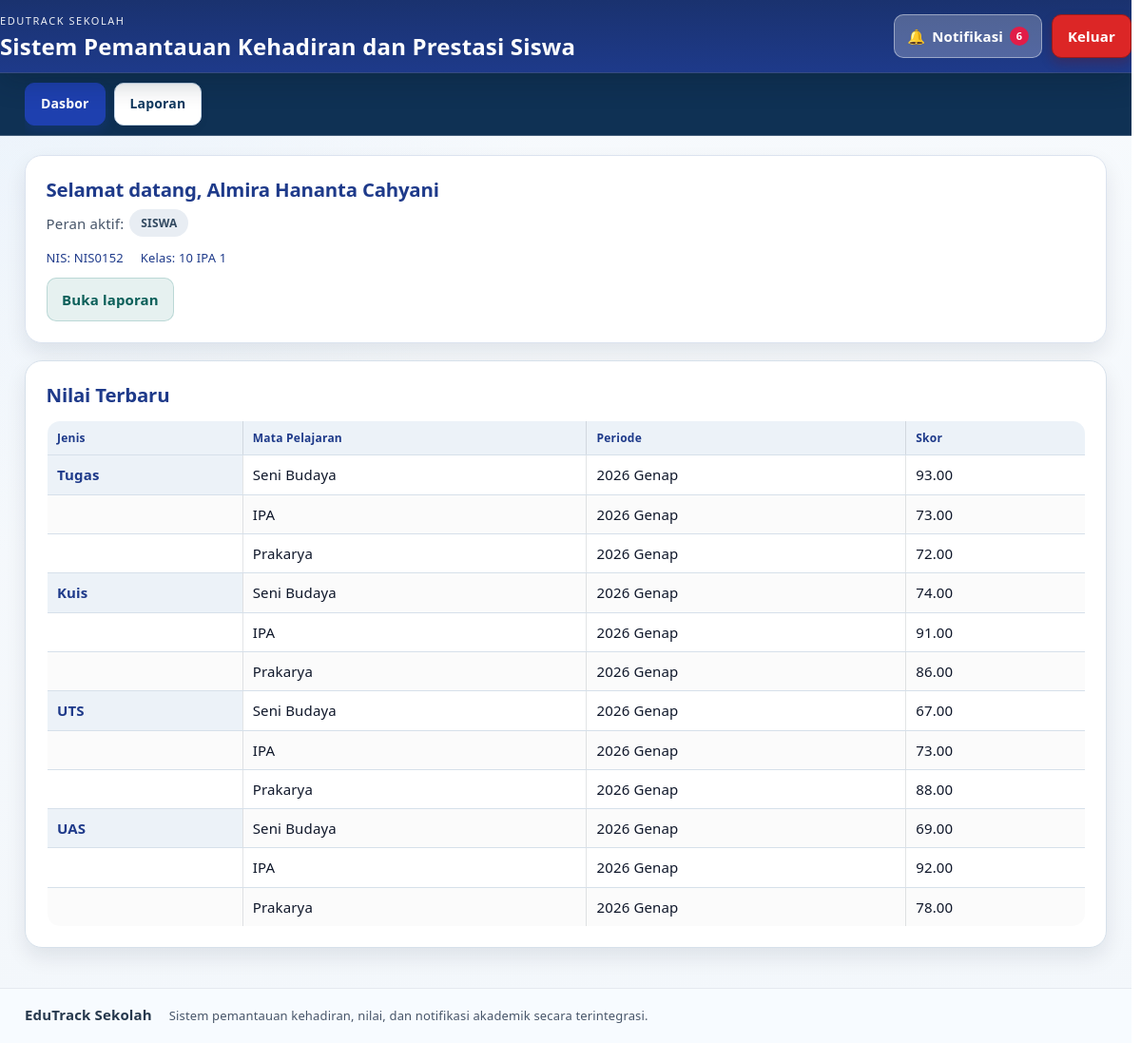
Page /public/dasbor.php (signed in) on the committed database.
### tables this page shows
CREATE TABLE tbl_siswa (
    id_siswa INT AUTO_INCREMENT PRIMARY KEY,
    id_user INT NOT NULL UNIQUE,
    id_kelas INT NULL,
    id_orangtua INT NULL,
    nama VARCHAR(100) NOT NULL UNIQUE,
    jenis_kelamin ENUM('L', 'P') NULL,
    nis VARCHAR(30) NOT NULL UNIQUE,
    FOREIGN KEY (id_user) REFERENCES tbl_users(id_user) ON DELETE CASCADE,
    FOREIGN KEY (id_kelas) REFERENCES tbl_kelas(id_kelas) ON DELETE SET NULL,
    FOREIGN KEY (id_orangtua) REFERENCES tbl_orangtua(id_orangtua) ON DELETE SET NULL
);

CREATE TABLE tbl_kelas (
    id_kelas INT AUTO_INCREMENT PRIMARY KEY,
    nama_kelas VARCHAR(30) NOT NULL,
    tingkat ENUM('7', '8', '9', '10', '11', '12') NOT NULL
);

CREATE TABLE tbl_nilai (
    id_nilai INT AUTO_INCREMENT PRIMARY KEY,
    id_siswa INT NOT NULL,
    id_mapel INT NOT NULL,
    id_guru INT NOT NULL,
    jenis_penilaian ENUM('tugas', 'kuis', 'uts', 'uas') NOT NULL,
    skor DECIMAL(5,2) NOT NULL,
    periode VARCHAR(30) NOT NULL,
    created_at TIMESTAMP DEFAULT CURRENT_TIMESTAMP,
    UNIQUE KEY uk_nilai_unique (id_siswa, id_mapel, jenis_penilaian, periode),
    FOREIGN KEY (id_siswa) REFERENCES tbl_siswa(id_siswa) ON DELETE CASCADE,
    FOREIGN KEY (id_mapel) REFERENCES tbl_mapel(id_mapel) ON DELETE CASCADE,
    FOREIGN KEY (id_guru) REFERENCES tbl_guru(id_guru) ON DELETE CASCADE
);

CREATE TABLE tbl_mapel (
    id_mapel INT AUTO_INCREMENT PRIMARY KEY,
    nama_mapel VARCHAR(100) NOT NULL
);

### app/config/otentikasi.php (called while the page is built, shortened)
<?php
function url(string $path = ''): string
{
    $base = rtrim(BASE_URL, '/');
    $cleanPath = ltrim($path, '/');
    return $cleanPath === '' ? $base . '/' : $base . '/' . $cleanPath;
}
function current_user(): ?array
{
    return $_SESSION['user'] ?? null;
}
function e(string $value): string
{
    return htmlspecialchars($value, ENT_QUOTES, 'UTF-8');
}

### public/dasbor.php (the view, shortened to what this page needs)
<?php
require_once __DIR__ . '/../app/config/bootstrap.php';
$user = current_user();
$role = $user['role'];
$name = $user['username'];
if ($role === 'siswa') {
    $stmt = $pdo->prepare('SELECT s.id_siswa, s.nama, s.nis, k.nama_kelas FROM tbl_siswa s LEFT JOIN tbl_kelas k ON k.id_kelas = s.id_kelas WHERE s.id_user = ? LIMIT 1');
    $stmt->execute([$user['id_user']]);
    $siswa = $stmt->fetch();
    if ($siswa) {
        $name = $siswa['nama'];
    }
}
include __DIR__ . '/../app/includes/header.php';
?>
<div class="card hero-card dashboard-welcome">
    <h2>Selamat datang, <?= e($name) ?></h2>
    <p class="page-lead">Peran aktif: <span class="badge"><?= e(strtoupper($role)) ?></span></p>
    <?php if ($role === 'siswa' && isset($siswa)): ?>
        <div class="siswa-greeting-info">
            <span>NIS: <?= e($siswa['nis'] ?? '-') ?></span>
            <span>Kelas: <?= e($siswa['nama_kelas'] ?? '-') ?></span>
        </div>
    <?php endif; ?>
    <div class="action-links">
        <a class="action-link" href="<?= e(url('laporan.php')) ?>">Buka laporan</a>
    </div>
</div>
<div class="content-panels">
<?php if ($role === 'siswa' && isset($siswa['id_siswa'])): ?>
    <?php
    $idSiswa = (int) $siswa['id_siswa'];
    $stmt = $pdo->prepare('SELECT m.nama_mapel, n.jenis_penilaian, n.skor, n.periode FROM tbl_nilai n JOIN tbl_mapel m ON m.id_mapel = n.id_mapel WHERE n.id_siswa = ? ORDER BY n.jenis_penilaian, n.id_nilai DESC LIMIT 20');
    $stmt->execute([$idSiswa]);
    $nilaiTerbaru = $stmt->fetchAll();
    $nilaiByType = [];
    foreach ($nilaiTerbaru as $n) {
        $key = $n['jenis_penilaian'];
        if (!isset($nilaiByType[$key])) {
            $nilaiByType[$key] = [];
        }
        $nilaiByType[$key][] = $n;
    }
    ?>
    <section class="card panel-span-12">
        <h2>Nilai Terbaru</h2>
        <div class="table-wrap siswa-nilai-wrap">
        <table>
            <thead>
            <tr>
                <th>Jenis</th>
                <th>Mata Pelajaran</th>
                <th>Periode</th>
                <th>Skor</th>
            </tr>
            </thead>
            <tbody>
            <?php
            $typeLabels = ['tugas' => 'Tugas', 'kuis' => 'Kuis', 'uts' => 'UTS', 'uas' => 'UAS'];
            foreach ($typeLabels as $type => $label):
                $count = 0;
                foreach ($nilaiByType[$type] as $n):
                    $count++;
            ?>
                <tr>
                    <td><?= $count === 1 ? e($label) : '' ?></td>
                    <td><?= e($n['nama_mapel']) ?></td>
                    <td><?= e($n['periode']) ?></td>
                    <td><?= e((string) $n['skor']) ?></td>
                </tr>
            <?php endforeach; endforeach; ?>
            </tbody>
        </table>
        </div>
    </section>
<?php endif; ?>
</div>
<?php include __DIR__ . '/../app/includes/footer.php'; ?>

### app/includes/header.php (style rules this page uses)
html { overflow-y: scroll; scrollbar-gutter: stable; }

### rows in the picture
tbl_siswa: nama "Almira Hananta Cahyani", nis "NIS0152", id_kelas.nama_kelas "10 IPA 1"
tbl_nilai: label "Tugas", id_mapel.nama_mapel "Seni Budaya", periode "2026 Genap", skor "93.00"
tbl_nilai: id_mapel.nama_mapel "IPA", periode "2026 Genap", skor "73.00"
tbl_nilai: id_mapel.nama_mapel "Prakarya", periode "2026 Genap", skor "72.00"
tbl_nilai: label "Kuis", id_mapel.nama_mapel "Seni Budaya", periode "2026 Genap", skor "74.00"
tbl_nilai: id_mapel.nama_mapel "IPA", periode "2026 Genap", skor "91.00"
tbl_nilai: id_mapel.nama_mapel "Prakarya", periode "2026 Genap", skor "86.00"
tbl_nilai: label "UTS", id_mapel.nama_mapel "Seni Budaya", periode "2026 Genap", skor "67.00"
tbl_nilai: id_mapel.nama_mapel "IPA", periode "2026 Genap", skor "73.00"
tbl_nilai: id_mapel.nama_mapel "Prakarya", periode "2026 Genap", skor "88.00"
tbl_nilai: label "UAS", id_mapel.nama_mapel "Seni Budaya", periode "2026 Genap", skor "69.00"
tbl_nilai: id_mapel.nama_mapel "IPA", periode "2026 Genap", skor "92.00"
tbl_nilai: id_mapel.nama_mapel "Prakarya", periode "2026 Genap", skor "78.00"

### other values in the picture
$notifLabel "Notifikasi"
$totalNotifBadge "6"
$role "SISWA"
